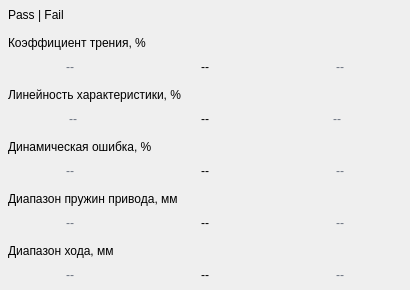
               <widget class="QFrame" name="frame_mainTests_result_crossingLimits_Section">
                <property name="sizePolicy">
                 <sizepolicy hsizetype="Preferred" vsizetype="Maximum">
                  <horstretch>0</horstretch>
                  <verstretch>0</verstretch>
                 </sizepolicy>
                </property>
                <property name="frameShape">
                 <enum>QFrame::Shape::NoFrame</enum>
                </property>
                <layout class="QVBoxLayout" name="verticalLayout_41">
                 <property name="spacing">
                  <number>14</number>
                 </property>
                 <property name="leftMargin">
                  <number>8</number>
                 </property>
                 <property name="topMargin">
                  <number>8</number>
                 </property>
                 <property name="rightMargin">
                  <number>8</number>
                 </property>
                 <property name="bottomMargin">
                  <number>8</number>
                 </property>
                 <item>
                  <widget class="QLabel" name="label_crossingLimits_Title">
                   <property name="text">
                    <string>Pass | Fail</string>
                   </property>
                  </widget>
                 </item>
                 <item>
                  <widget class="QFrame" name="frame_crossingLimits_coefficientFriction_control_Card">
                   <property name="frameShape">
                    <enum>QFrame::Shape::NoFrame</enum>
                   </property>
                   <layout class="QGridLayout" name="gridLayout_11">
                    <property name="leftMargin">
                     <number>0</number>
                    </property>
                    <property name="topMargin">
                     <number>0</number>
                    </property>
                    <property name="rightMargin">
                     <number>0</number>
                    </property>
                    <property name="bottomMargin">
                     <number>0</number>
                    </property>
                    <property name="verticalSpacing">
                     <number>10</number>
                    </property>
                    <item row="1" column="0">
                     <widget class="QLabel" name="label_crossingLimits_coefficientFriction_lowerLimit_Value">
                      <property name="sizePolicy">
                       <sizepolicy hsizetype="Preferred" vsizetype="Maximum">
                        <horstretch>0</horstretch>
                        <verstretch>0</verstretch>
                       </sizepolicy>
                      </property>
                      <property name="styleSheet">
                       <string notr="true">color: #6B7280;</string>
                      </property>
                      <property name="text">
                       <string>--</string>
                      </property>
                      <property name="alignment">
                       <set>Qt::AlignmentFlag::AlignCenter</set>
                      </property>
                     </widget>
                    </item>
                    <item row="1" column="1">
                     <widget class="QLabel" name="label_crossingLimits_coefficientFriction_Value">
                      <property name="sizePolicy">
                       <sizepolicy hsizetype="Maximum" vsizetype="Maximum">
                        <horstretch>0</horstretch>
                        <verstretch>0</verstretch>
                       </sizepolicy>
                      </property>
                      <property name="minimumSize">
                       <size>
                        <width>134</width>
                        <height>0</height>
                       </size>
                      </property>
                      <property name="text">
                       <string>--</string>
                      </property>
                      <property name="alignment">
                       <set>Qt::AlignmentFlag::AlignCenter</set>
                      </property>
                     </widget>
                    </item>
                    <item row="1" column="2">
                     <widget class="QLabel" name="label_crossingLimits_coefficientFriction_upperLimit_Value">
                      <property name="sizePolicy">
                       <sizepolicy hsizetype="Preferred" vsizetype="Maximum">
                        <horstretch>0</horstretch>
                        <verstretch>0</verstretch>
                       </sizepolicy>
                      </property>
                      <property name="styleSheet">
                       <string notr="true">color: #6B7280;</string>
                      </property>
                      <property name="text">
                       <string>--</string>
                      </property>
                      <property name="alignment">
                       <set>Qt::AlignmentFlag::AlignCenter</set>
                      </property>
                     </widget>
                    </item>
                    <item row="0" column="0" colspan="3">
                     <widget class="QLabel" name="label_crossingLimits_coefficientFriction_Title">
                      <property name="sizePolicy">
                       <sizepolicy hsizetype="Preferred" vsizetype="Preferred">
                        <horstretch>0</horstretch>
                        <verstretch>0</verstretch>
                       </sizepolicy>
                      </property>
                      <property name="text">
                       <string>Коэффициент трения, %</string>
                      </property>
                     </widget>
                    </item>
                   </layout>
                  </widget>
                 </item>
                 <item>
                  <widget class="QFrame" name="frame_crossingLimits_linearCharacteristic_Card">
                   <property name="frameShape">
                    <enum>QFrame::Shape::NoFrame</enum>
                   </property>
                   <layout class="QGridLayout" name="gridLayout_8">
                    <property name="leftMargin">
                     <number>0</number>
                    </property>
                    <property name="topMargin">
                     <number>0</number>
                    </property>
                    <property name="rightMargin">
                     <number>0</number>
                    </property>
                    <property name="bottomMargin">
                     <number>0</number>
                    </property>
                    <property name="horizontalSpacing">
                     <number>0</number>
                    </property>
                    <property name="verticalSpacing">
                     <number>10</number>
                    </property>
                    <item row="0" column="0" colspan="3">
                     <widget class="QLabel" name="label_crossingLimits_linearCharacteristic_Title">
                      <property name="sizePolicy">
                       <sizepolicy hsizetype="Preferred" vsizetype="Preferred">
                        <horstretch>0</horstretch>
                        <verstretch>0</verstretch>
                       </sizepolicy>
                      </property>
                      <property name="text">
                       <string>Линейность характеристики, %</string>
                      </property>
                     </widget>
                    </item>
                    <item row="1" column="0">
                     <widget class="QLabel" name="label_crossingLimits_linearCharacteristic_lowerLimit_Value">
                      <property name="sizePolicy">
                       <sizepolicy hsizetype="Preferred" vsizetype="Maximum">
                        <horstretch>0</horstretch>
                        <verstretch>0</verstretch>
                       </sizepolicy>
                      </property>
                      <property name="styleSheet">
                       <string notr="true">color: #6B7280;</string>
                      </property>
                      <property name="text">
                       <string>--</string>
                      </property>
                      <property name="alignment">
                       <set>Qt::AlignmentFlag::AlignCenter</set>
                      </property>
                     </widget>
                    </item>
                    <item row="1" column="1">
                     <widget class="QLabel" name="label_crossingLimits_linearCharacteristic_Value">
                      <property name="sizePolicy">
                       <sizepolicy hsizetype="Maximum" vsizetype="Maximum">
                        <horstretch>0</horstretch>
                        <verstretch>0</verstretch>
                       </sizepolicy>
                      </property>
                      <property name="minimumSize">
                       <size>
                        <width>134</width>
                        <height>0</height>
                       </size>
                      </property>
                      <property name="text">
                       <string>--</string>
                      </property>
                      <property name="alignment">
                       <set>Qt::AlignmentFlag::AlignCenter</set>
                      </property>
                     </widget>
                    </item>
                    <item row="1" column="2">
                     <widget class="QLabel" name="label_crossingLimits_linearCharacteristic_upperLimit_Value">
                      <property name="sizePolicy">
                       <sizepolicy hsizetype="Preferred" vsizetype="Maximum">
                        <horstretch>0</horstretch>
                        <verstretch>0</verstretch>
                       </sizepolicy>
                      </property>
                      <property name="styleSheet">
                       <string notr="true">color: #6B7280;</string>
                      </property>
                      <property name="text">
                       <string>--</string>
                      </property>
                      <property name="alignment">
                       <set>Qt::AlignmentFlag::AlignCenter</set>
                      </property>
                     </widget>
                    </item>
                   </layout>
                  </widget>
                 </item>
                 <item>
                  <widget class="QFrame" name="frame_crossingLimits_dynamicError_Card">
                   <property name="frameShape">
                    <enum>QFrame::Shape::NoFrame</enum>
                   </property>
                   <layout class="QGridLayout" name="gridLayout_25">
                    <property name="leftMargin">
                     <number>0</number>
                    </property>
                    <property name="topMargin">
                     <number>0</number>
                    </property>
                    <property name="rightMargin">
                     <number>0</number>
                    </property>
                    <property name="bottomMargin">
                     <number>0</number>
                    </property>
                    <property name="verticalSpacing">
                     <number>10</number>
                    </property>
                    <item row="0" column="0" colspan="3">
                     <widget class="QLabel" name="label_crossingLimits_dynamicError_Title">
                      <property name="sizePolicy">
                       <sizepolicy hsizetype="Preferred" vsizetype="Preferred">
                        <horstretch>0</horstretch>
                        <verstretch>0</verstretch>
                       </sizepolicy>
                      </property>
                      <property name="text">
                       <string>Динамическая ошибка, %</string>
                      </property>
                     </widget>
                    </item>
                    <item row="1" column="0">
                     <widget class="QLabel" name="label_crossingLimits_dynamicError_lowerLimit_Value">
                      <property name="sizePolicy">
                       <sizepolicy hsizetype="Preferred" vsizetype="Maximum">
                        <horstretch>0</horstretch>
                        <verstretch>0</verstretch>
                       </sizepolicy>
                      </property>
                      <property name="styleSheet">
                       <string notr="true">color: #6B7280;</string>
                      </property>
                      <property name="text">
                       <string>--</string>
                      </property>
                      <property name="alignment">
                       <set>Qt::AlignmentFlag::AlignCenter</set>
                      </property>
                     </widget>
                    </item>
                    <item row="1" column="1">
                     <widget class="QLabel" name="label_crossingLimits_dynamicError_Value">
                      <property name="sizePolicy">
                       <sizepolicy hsizetype="Maximum" vsizetype="Maximum">
                        <horstretch>0</horstretch>
                        <verstretch>0</verstretch>
                       </sizepolicy>
                      </property>
                      <property name="minimumSize">
                       <size>
                        <width>134</width>
                        <height>0</height>
                       </size>
                      </property>
                      <property name="text">
                       <string>--</string>
                      </property>
                      <property name="alignment">
                       <set>Qt::AlignmentFlag::AlignCenter</set>
                      </property>
                     </widget>
                    </item>
                    <item row="1" column="2">
                     <widget class="QLabel" name="label_crossingLimits_dynamicError_upperLimit_Value">
                      <property name="sizePolicy">
                       <sizepolicy hsizetype="Preferred" vsizetype="Maximum">
                        <horstretch>0</horstretch>
                        <verstretch>0</verstretch>
                       </sizepolicy>
                      </property>
                      <property name="styleSheet">
                       <string notr="true">color: #6B7280;</string>
                      </property>
                      <property name="text">
                       <string>--</string>
                      </property>
                      <property name="alignment">
                       <set>Qt::AlignmentFlag::AlignCenter</set>
                      </property>
                     </widget>
                    </item>
                   </layout>
                  </widget>
                 </item>
                 <item>
                  <widget class="QFrame" name="frame_crossingLimits_spring_Card">
                   <property name="frameShape">
                    <enum>QFrame::Shape::NoFrame</enum>
                   </property>
                   <layout class="QGridLayout" name="gridLayout_22">
                    <property name="leftMargin">
                     <number>0</number>
                    </property>
                    <property name="topMargin">
                     <number>0</number>
                    </property>
                    <property name="rightMargin">
                     <number>0</number>
                    </property>
                    <property name="bottomMargin">
                     <number>0</number>
                    </property>
                    <property name="verticalSpacing">
                     <number>10</number>
                    </property>
                    <item row="1" column="0">
                     <widget class="QLabel" name="label_crossingLimits_spring_lowerLimit_Value">
                      <property name="sizePolicy">
                       <sizepolicy hsizetype="Preferred" vsizetype="Maximum">
                        <horstretch>0</horstretch>
                        <verstretch>0</verstretch>
                       </sizepolicy>
                      </property>
                      <property name="minimumSize">
                       <size>
                        <width>124</width>
                        <height>0</height>
                       </size>
                      </property>
                      <property name="styleSheet">
                       <string notr="true">color: #6B7280;</string>
                      </property>
                      <property name="text">
                       <string>--</string>
                      </property>
                      <property name="alignment">
                       <set>Qt::AlignmentFlag::AlignCenter</set>
                      </property>
                     </widget>
                    </item>
                    <item row="0" column="0" colspan="3">
                     <widget class="QLabel" name="label_crossingLimits_spring_Title">
                      <property name="sizePolicy">
                       <sizepolicy hsizetype="Preferred" vsizetype="Preferred">
                        <horstretch>0</horstretch>
                        <verstretch>0</verstretch>
                       </sizepolicy>
                      </property>
                      <property name="text">
                       <string>Диапазон пружин привода, мм</string>
                      </property>
                     </widget>
                    </item>
                    <item row="1" column="2">
                     <widget class="QLabel" name="label_crossingLimits_spring_upperLimit_Value">
                      <property name="sizePolicy">
                       <sizepolicy hsizetype="Preferred" vsizetype="Maximum">
                        <horstretch>0</horstretch>
                        <verstretch>0</verstretch>
                       </sizepolicy>
                      </property>
                      <property name="minimumSize">
                       <size>
                        <width>124</width>
                        <height>0</height>
                       </size>
                      </property>
                      <property name="styleSheet">
                       <string notr="true">color: #6B7280;</string>
                      </property>
                      <property name="text">
                       <string>--</string>
                      </property>
                      <property name="alignment">
                       <set>Qt::AlignmentFlag::AlignCenter</set>
                      </property>
                     </widget>
                    </item>
                    <item row="1" column="1">
                     <widget class="QLabel" name="label_crossingLimits_spring_Value">
                      <property name="sizePolicy">
                       <sizepolicy hsizetype="Maximum" vsizetype="Maximum">
                        <horstretch>0</horstretch>
                        <verstretch>0</verstretch>
                       </sizepolicy>
                      </property>
                      <property name="minimumSize">
                       <size>
                        <width>134</width>
                        <height>0</height>
                       </size>
                      </property>
                      <property name="text">
                       <string>--</string>
                      </property>
                      <property name="alignment">
                       <set>Qt::AlignmentFlag::AlignCenter</set>
                      </property>
                     </widget>
                    </item>
                   </layout>
                  </widget>
                 </item>
                 <item>
                  <widget class="QFrame" name="frame_crossingLimits_range_Card">
                   <property name="frameShape">
                    <enum>QFrame::Shape::NoFrame</enum>
                   </property>
                   <layout class="QGridLayout" name="gridLayout_12">
                    <property name="leftMargin">
                     <number>0</number>
                    </property>
                    <property name="topMargin">
                     <number>0</number>
                    </property>
                    <property name="rightMargin">
                     <number>0</number>
                    </property>
                    <property name="bottomMargin">
                     <number>0</number>
                    </property>
                    <property name="verticalSpacing">
                     <number>10</number>
                    </property>
                    <item row="1" column="1">
                     <widget class="QLabel" name="label_crossingLimits_range_Value">
                      <property name="sizePolicy">
                       <sizepolicy hsizetype="Maximum" vsizetype="Maximum">
                        <horstretch>0</horstretch>
                        <verstretch>0</verstretch>
                       </sizepolicy>
                      </property>
                      <property name="minimumSize">
                       <size>
                        <width>134</width>
                        <height>0</height>
                       </size>
                      </property>
                      <property name="text">
                       <string>--</string>
                      </property>
                      <property name="alignment">
                       <set>Qt::AlignmentFlag::AlignCenter</set>
                      </property>
                     </widget>
                    </item>
                    <item row="1" column="0">
                     <widget class="QLabel" name="label_crossingLimits_range_lowerLimit_Value">
                      <property name="sizePolicy">
                       <sizepolicy hsizetype="Preferred" vsizetype="Maximum">
                        <horstretch>0</horstretch>
                        <verstretch>0</verstretch>
                       </sizepolicy>
                      </property>
                      <property name="styleSheet">
                       <string notr="true">color: #6B7280;</string>
                      </property>
                      <property name="text">
                       <string>--</string>
                      </property>
                      <property name="alignment">
                       <set>Qt::AlignmentFlag::AlignCenter</set>
                      </property>
                     </widget>
                    </item>
                    <item row="1" column="2">
                     <widget class="QLabel" name="label_crossingLimits_range_upperLimit_Value">
                      <property name="sizePolicy">
                       <sizepolicy hsizetype="Preferred" vsizetype="Maximum">
                        <horstretch>0</horstretch>
                        <verstretch>0</verstretch>
                       </sizepolicy>
                      </property>
                      <property name="styleSheet">
                       <string notr="true">color: #6B7280;</string>
                      </property>
                      <property name="text">
                       <string>--</string>
                      </property>
                      <property name="alignment">
                       <set>Qt::AlignmentFlag::AlignCenter</set>
                      </property>
                     </widget>
                    </item>
                    <item row="0" column="0" colspan="3">
                     <widget class="QLabel" name="label_crossingLimits_range_Title">
                      <property name="sizePolicy">
                       <sizepolicy hsizetype="Preferred" vsizetype="Preferred">
                        <horstretch>0</horstretch>
                        <verstretch>0</verstretch>
                       </sizepolicy>
                      </property>
                      <property name="text">
                       <string>Диапазон хода, мм</string>
                      </property>
                     </widget>
                    </item>
                   </layout>
                  </widget>
                 </item>
                </layout>
               </widget>
